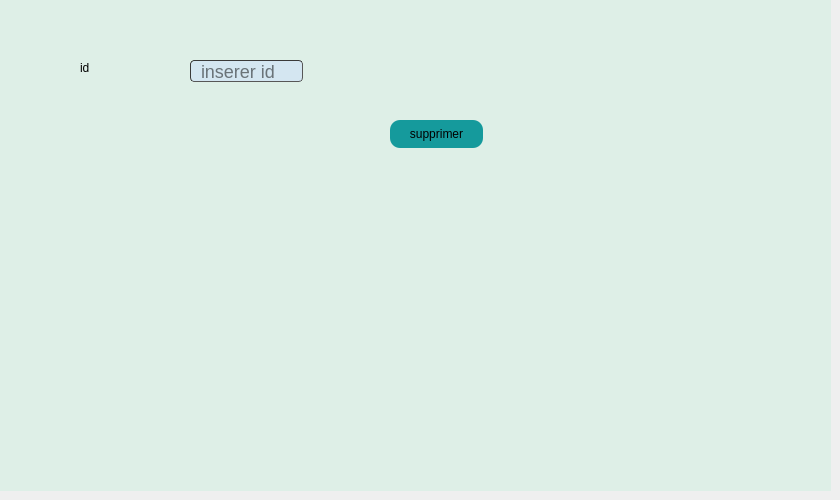
      <widget class="QWidget" name="tab_9">
       <attribute name="title">
        <string>supprimer Client</string>
       </attribute>
       <widget class="QLabel" name="label">
        <property name="geometry">
         <rect>
          <x>80</x>
          <y>60</y>
          <width>56</width>
          <height>16</height>
         </rect>
        </property>
        <property name="text">
         <string>id</string>
        </property>
       </widget>
       <widget class="QLineEdit" name="le_id_suppr">
        <property name="geometry">
         <rect>
          <x>190</x>
          <y>60</y>
          <width>113</width>
          <height>22</height>
         </rect>
        </property>
        <property name="styleSheet">
         <string notr="true">border-width: 1px; border-radius: 4px;
font-size: 18px;
	border-color: rgb(58, 58, 58);
	border-style: inset;
	padding: 0 8px;
	color:  #000000 ;
	background: #d4e6f1 ;
	selection-background-color:#007b50;
	selection-color: #FFFFFF
;
</string>
        </property>
        <property name="placeholderText">
         <string>inserer id</string>
        </property>
       </widget>
       <widget class="QPushButton" name="pb_supprimer">
        <property name="geometry">
         <rect>
          <x>390</x>
          <y>120</y>
          <width>93</width>
          <height>28</height>
         </rect>
        </property>
        <property name="styleSheet">
         <string notr="true">border-radius:10px;
background-color:#159A9C;</string>
        </property>
        <property name="text">
         <string>supprimer</string>
        </property>
       </widget>
       <widget class="QLabel" name="label_3">
        <property name="geometry">
         <rect>
          <x>0</x>
          <y>0</y>
          <width>831</width>
          <height>491</height>
         </rect>
        </property>
        <property name="styleSheet">
         <string notr="true">background-color: rgb(222, 239, 231)</string>
        </property>
        <property name="text">
         <string/>
        </property>
       </widget>
       <zorder>label_3</zorder>
       <zorder>label</zorder>
       <zorder>le_id_suppr</zorder>
       <zorder>pb_supprimer</zorder>
      </widget>
